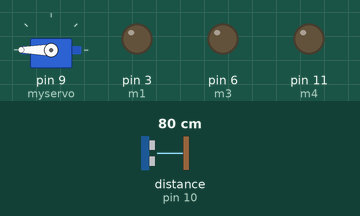
Recording of a sketch running on a simulated Arduino Uno, built with avr-gcc and run on an emulated ATmega328P. On the bench: servo, output pins drawn as LEDs (lit = HIGH). Wiring (inferred from the names in the program): ultrasonic range finder: trigger pin 8; echo pin 10. The test bench sets the inputs (shaded band); at power-on: distance to the obstacle (sensor on pin 10) 80 cm. The echo pulse lasts 58.3 µs per cm; pins used as bus, display or sensor lines are not drawn; what the sketch prints to the serial monitor is not drawn.

Above: at 2.2 s.
At 3.2 s:
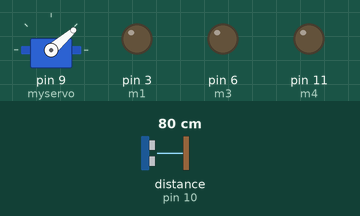
Timing chart, 0 to 4.7 s (numbered marks = the images above):
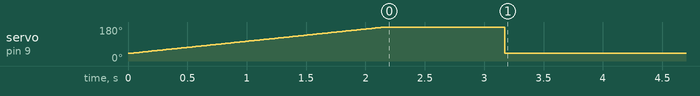

Measured:
- by itself, servo on pin 9 (myservo): rises from 40° to 180° in 2.1 s, then falls to 41° in 1.0 s

The sketch:

sketch_jan22a.ino
```cpp
int trigpin=8;
int echopin=10;
long duration,distance;
int m1=3,m2=10,m3=6,m4=11;
int sml=10000;
int save;
#include <Servo.h>
Servo myservo;
int dly=200;
int j,i;
int cnt=0;
int pos = 0;
void setup()
{
   myservo.attach(9);

  pinMode(m1,OUTPUT);
  pinMode(m2,OUTPUT);
  pinMode(m3,OUTPUT);
  pinMode(m4,OUTPUT);
  Serial.begin(9600);
  pinMode(trigpin,OUTPUT);
  pinMode(echopin,INPUT);

}

void loop()
{

  for (pos =40; pos <= 180; pos +=1)
  {
    myservo.write(pos);

     digitalWrite(trigpin,HIGH);
   delayMicroseconds(10);
   digitalWrite(trigpin,LOW);
   duration=pulseIn(echopin,HIGH);
   distance=(duration/2)/29.1;
   Serial.println(distance);
   delay(10);
   if(distance<sml)
   {
    sml=distance;
    save = pos;
   }

}
delay(1000);
myservo.write(save);
delay(400000);
}
```
